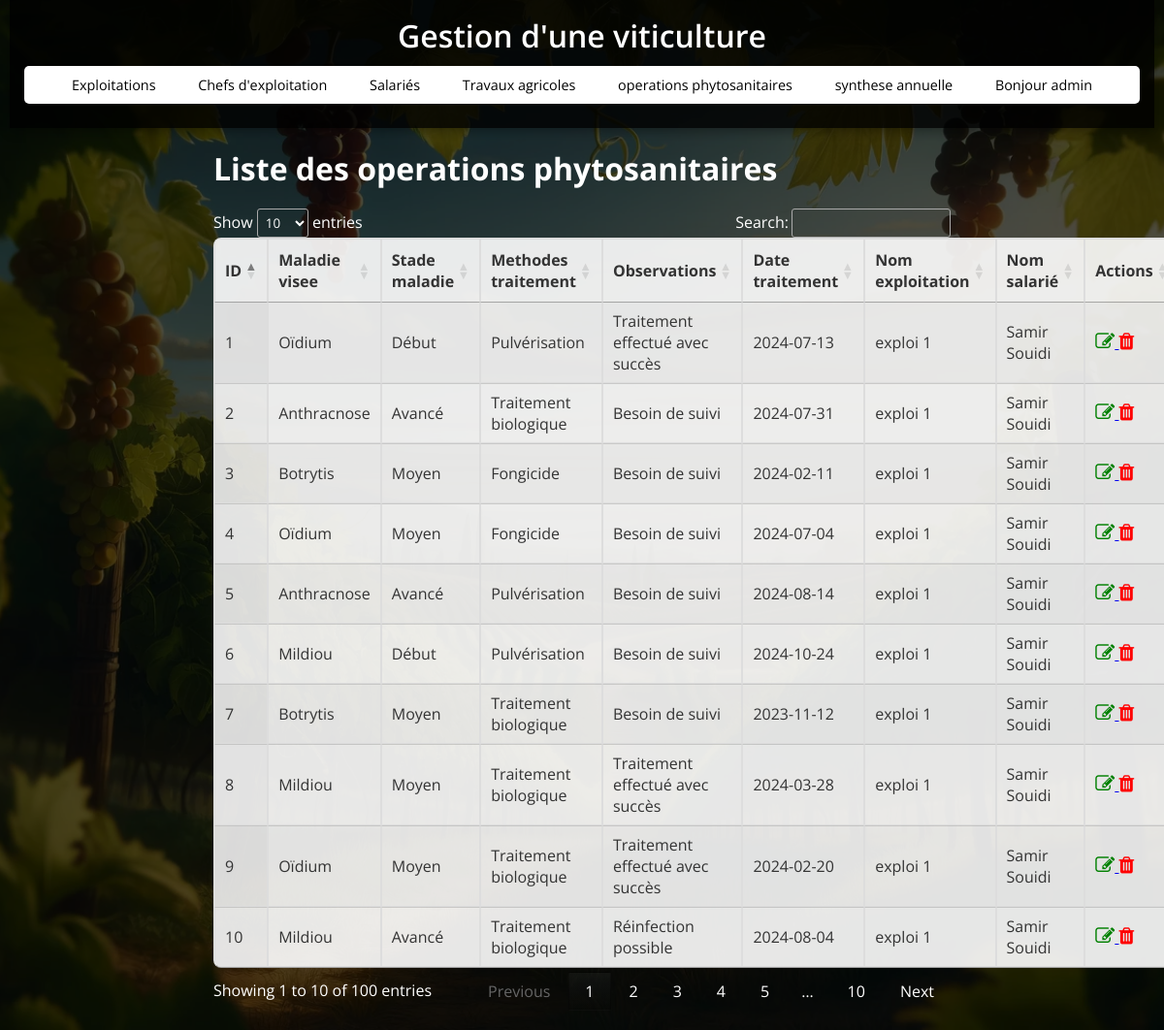
Page /operations_phytosanitaires (signed in) on the committed database.
### tables this page shows
CREATE TABLE operations_phytosanitaires (
                    id_operation_sanitaire INTEGER PRIMARY KEY,
                    maladie_visee TEXT,
                    stade_maladie TEXT,
                    methodes_traitement TEXT,
                    observations TEXT,
                    date_traitement,
                    id_exploitation INTEGER,
                    id_salarie INTEGER,
                    FOREIGN KEY(id_exploitation) REFERENCES exploitations(id_exploitation)
                    FOREIGN KEY(id_salarie) REFERENCES salaries(id_salarie)
                );

CREATE TABLE exploitations (
                    id_exploitation INTEGER PRIMARY KEY,
                    nom_exploitation TEXT,
                    superficie REAL
                );

CREATE TABLE salaries (
                    id_salarie INTEGER PRIMARY KEY,
                    identifiant_sal TEXT,
                    nom_salarie TEXT,
                    prenom_salarie TEXT,
                    date_embauche TEXT,
                    id_exploitation INTEGER,
                    FOREIGN KEY(id_exploitation) REFERENCES exploitations(id_exploitation)
                );

### app.py (the view)
@app.route('/operations_phytosanitaires')
def operations_phytosanitaires():
    if 'user_id' not in session:
        return redirect(url_for('login'))
    conn = get_db_connection()
    operations_phytosanitaires = conn.execute(f'''
                    SELECT * FROM operations_phytosanitaires
                    join exploitations on exploitations.id_exploitation=operations_phytosanitaires.id_exploitation
                    join salaries on salaries.id_salarie=operations_phytosanitaires.id_salarie
                    ''').fetchall()
    conn.close()
    return render_template('operations_phytosanitaires.html', operations_phytosanitaires=operations_phytosanitaires)

### app.py (called while the page is built)
def get_db_connection():
    conn = sqlite3.connect(DB_NAME)
    conn.row_factory = sqlite3.Row  # Retourne les résultats sous forme de dictionnaire
    return conn

### templates/operations_phytosanitaires.html (shortened to what this page needs)
{% extends 'base.html' %}
{% block content %}
    <h2>Liste des operations phytosanitaires </h2>
    <table id="operations_phytosanitairesTable" class="display">
        <thead>
            <tr>
                <th>ID</th>
                <th>Maladie visee</th>
                <th>Stade maladie</th>
                <th>Methodes traitement</th>
                <th>Observations</th>
                <th>Date traitement</th>
                <th>Nom exploitation</th>
                <th>Nom salarié</th>
                <th>Actions</th>
            </tr>
        </thead>
        <tbody>
            {% for operation in operations_phytosanitaires %}
            <tr>
                <td>{{ operation.id_operation_sanitaire }}</td>
                <td>{{ operation.maladie_visee }}</td>
                <td>{{ operation.stade_maladie }}</td>
                <td>{{ operation.methodes_traitement }}</td>
                <td>{{ operation.observations }}</td>
                <td>{{ operation.date_traitement }}</td>
                <td>{{ operation.nom_exploitation }}</td>
                <td>{{ operation.nom_salarie }} {{ operation.prenom_salarie }}</td>
                <td>
                    <a href="{{ url_for('edit_operation', id=operation.id_operation_sanitaire) }}">
                        <i class="fa fa-edit" style="font-size:20px;color:green"></i>
                    </a>
                    <a href="{{ url_for('delete_operation_phytosanitaire', id=operation.id_operation_sanitaire) }}">
    <i class="fa fa-trash" style="font-size:20px;color:red;"></i>
                    </a>
                </td>
            </tr>
            {% endfor %}
        </tbody>
    </table>
{% endblock %}

### static/style.css (style rules this page uses)
* { margin: 0; padding: 0; box-sizing: border-box; font-family: "Open Sans", sans-serif; }
body { display: flex; flex-direction: column; align-items: center; justify-content: flex-start; min-height: 100vh; width: 100%; background: url("./img/viticulture.webp") center/cover no-repeat, #000; padding: 0 10px; position: relative; overflow-y: auto; color: #fff; }
body::before { content: ""; position: absolute; width: 100%; height: 100%; background: rgba(0, 0, 0, 0.7); z-index: -1; }
table { width: 100%; border-collapse: collapse; margin-top: 20px; background: rgba(255, 255, 255, 0.9); color: #333; border-radius: 8px; overflow: hidden; }
table, th, td { border: 1px solid #ddd; }
th, td { padding: 8px; text-align: left; }
h2 { font-size: 2rem; margin-bottom: 20px; color: #fff; }

### rows in the picture
operations_phytosanitaires: id_operation_sanitaire "1", maladie_visee "Oïdium", stade_maladie "Début", methodes_traitement "Pulvérisation", observations "Traitement effectué avec succès", date_traitement "2024-07-13", nom_exploitation "exploi 1", nom_salarie "Samir", prenom_salarie "Souidi"
operations_phytosanitaires: id_operation_sanitaire "2", maladie_visee "Anthracnose", stade_maladie "Avancé", methodes_traitement "Traitement biologique", observations "Besoin de suivi", date_traitement "2024-07-31", nom_exploitation "exploi 1", nom_salarie "Samir", prenom_salarie "Souidi"
operations_phytosanitaires: id_operation_sanitaire "3", maladie_visee "Botrytis", stade_maladie "Moyen", methodes_traitement "Fongicide", observations "Besoin de suivi", date_traitement "2024-02-11", nom_exploitation "exploi 1", nom_salarie "Samir", prenom_salarie "Souidi"
operations_phytosanitaires: id_operation_sanitaire "4", maladie_visee "Oïdium", stade_maladie "Moyen", methodes_traitement "Fongicide", observations "Besoin de suivi", date_traitement "2024-07-04", nom_exploitation "exploi 1", nom_salarie "Samir", prenom_salarie "Souidi"
operations_phytosanitaires: id_operation_sanitaire "5", maladie_visee "Anthracnose", stade_maladie "Avancé", methodes_traitement "Pulvérisation", observations "Besoin de suivi", date_traitement "2024-08-14", nom_exploitation "exploi 1", nom_salarie "Samir", prenom_salarie "Souidi"
operations_phytosanitaires: id_operation_sanitaire "6", maladie_visee "Mildiou", stade_maladie "Début", methodes_traitement "Pulvérisation", observations "Besoin de suivi", date_traitement "2024-10-24", nom_exploitation "exploi 1", nom_salarie "Samir", prenom_salarie "Souidi"
operations_phytosanitaires: id_operation_sanitaire "7", maladie_visee "Botrytis", stade_maladie "Moyen", methodes_traitement "Traitement biologique", observations "Besoin de suivi", date_traitement "2023-11-12", nom_exploitation "exploi 1", nom_salarie "Samir", prenom_salarie "Souidi"
operations_phytosanitaires: id_operation_sanitaire "8", maladie_visee "Mildiou", stade_maladie "Moyen", methodes_traitement "Traitement biologique", observations "Traitement effectué avec succès", date_traitement "2024-03-28", nom_exploitation "exploi 1", nom_salarie "Samir", prenom_salarie "Souidi"
operations_phytosanitaires: id_operation_sanitaire "9", maladie_visee "Oïdium", stade_maladie "Moyen", methodes_traitement "Traitement biologique", observations "Traitement effectué avec succès", date_traitement "2024-02-20", nom_exploitation "exploi 1", nom_salarie "Samir", prenom_salarie "Souidi"
operations_phytosanitaires: id_operation_sanitaire "10", maladie_visee "Mildiou", stade_maladie "Avancé", methodes_traitement "Traitement biologique", observations "Réinfection possible", date_traitement "2024-08-04", nom_exploitation "exploi 1", nom_salarie "Samir", prenom_salarie "Souidi"

### other values in the picture
{{ session.get('admin') }} "admin"
